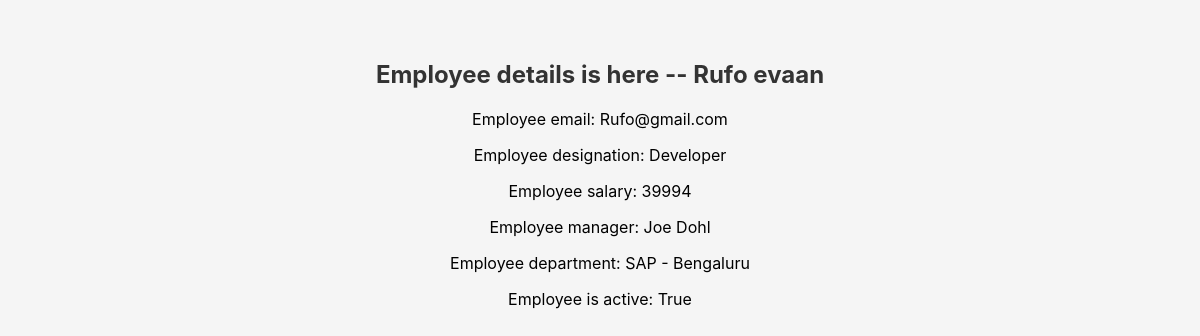
Screenshot of /employee/4/ with the database file from the repository.
### employeesApp/models.py (models this page shows, shortened)
class Employee(models.Model):
    first_name = models.CharField(max_length=50)
    last_name = models.CharField(max_length=50)
    email = models.EmailField(unique=True)
    designation = models.CharField(choices=[('Manager', 'Manager'), ('Developer', 'Developer'), ('Designer', 'Designer')], max_length=20)
    salary = models.IntegerField()
    joining_date = models.DateField()
    is_active = models.BooleanField(default=True)
    department = models.ForeignKey(Departments, on_delete=models.SET_NULL, blank=True, null= True)
    manager = models.ForeignKey("self", on_delete=models.SET_NULL, blank=True, null=True)
    def __str__(self):
        return f"{self.first_name} {self.last_name}"

class Departments(models.Model):
    name = models.CharField(max_length=100)
    location = models.CharField(max_length=50)
    def __str__(self):
        return f"{self.name} - {self.location}"

### employees1/views.py (the view)
# urls.py: path('employee/<int:id>/', employee_details, name='employee_details'),
def employee_details(request, id):
    employee = get_object_or_404(Employee, id=id)
    context = {
        'employee': employee
    }
    return render(request, 'employee_details.html', context)

### templates/employee_details.html (shortened to what this page needs)
{% load static %}
<!DOCTYPE html>
<html lang="en">
<head>
    <link rel="stylesheet" href="{% static 'css/styles.css' %}">
    <link rel="stylesheet" href="https://cdnjs.cloudflare.com/ajax/libs/font-awesome/4.7.0/css/font-awesome.min.css">
</head>
<body>
    <h2>Employee details is here -- {{ employee.first_name }} {{ employee.last_name }}</h2>
    <p>Employee email: {{ employee.email }}</p>
    <p>Employee designation: {{ employee.designation }}</p>
    <p>Employee salary: {{ employee.salary }}</p>
    <p>Employee manager: {{ employee.manager }}</p>
    <p>Employee department: {{ employee.department }}</p>
    <p>Employee is active: {{ employee.is_active }}</p>
</body>
</html>

### employeesApp/static/css/styles.css (style rules this page uses)
body { font-family: "Inter", sans-serif; background: #f5f5f5; margin: 0; padding: 40px; text-align: center; }
h2 { margin-bottom: 20px; color: #333; }

### rows the page displays
Employee: first_name "Rufo", last_name "evaan", email "Rufo@gmail.com", designation "Developer", salary "39994", manager "Joe Dohl", department "SAP - Bengaluru", is_active "True"
